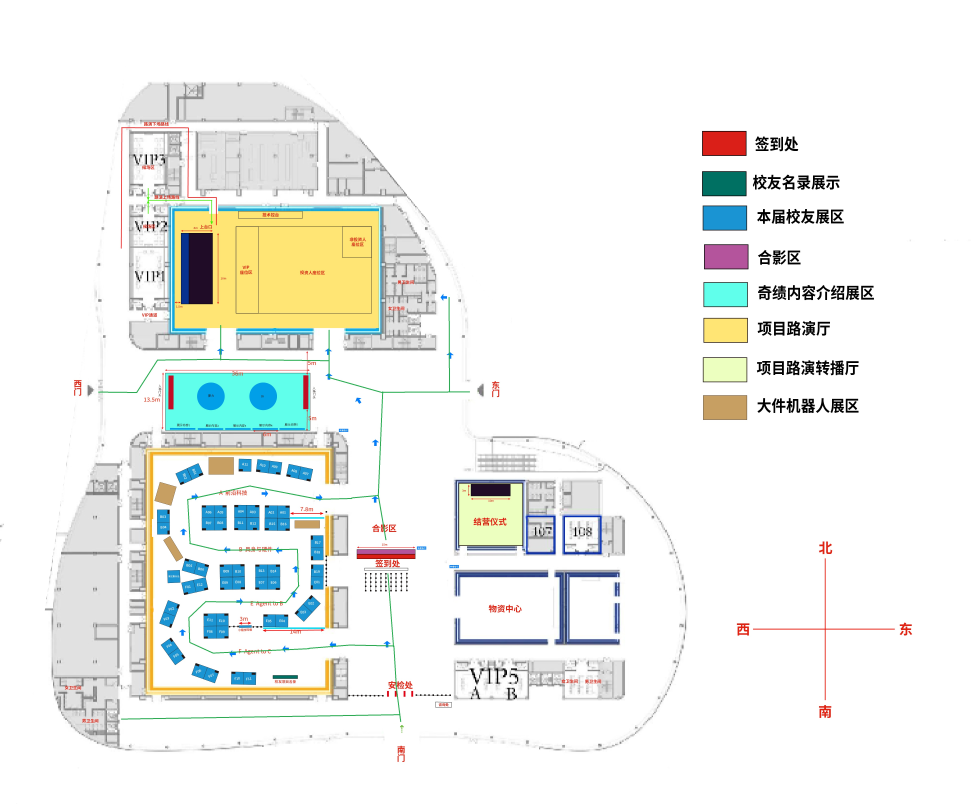
#> input picture 4dai-glasses-main/4dai-glasses-main/OCR/huichang_road.jpg, 4854 x 4020 px (shown at 1/5 size)
$ python build_huichang_walk_graph.py
#> lines starting #> are read from the running program, lines starting #| are printed output that depends on the picture; after the words box and inside, x2 and y2 are one past the last pixel; in counts of white or black regions, pixels touching at a corner belong together
#!/usr/bin/env python3
"""Build the conference walk graph from the green walkable-road overlay.

Input:
  OCR/huichang_road.jpg                         green walkable route markup
  android/ai-glasses-poc/.../huichang_app_nav_graph.json
  android/ai-glasses-poc/.../huichang_poi_resolver_app_ready.json

Output:
  Updated App nav graph/resolver with real skeleton-derived walk edges.
  OCR/_demo_out/huichang_road_network_preview.jpg

This script intentionally uses only Pillow + NumPy so it can run in the
current lightweight Windows Python environment without installing OpenCV.
"""
from __future__ import annotations

import argparse
import json
import math
from collections import deque
from dataclasses import dataclass
from pathlib import Path
from typing import Dict, Iterable, List, Sequence, Tuple

import numpy as np
from PIL import Image, ImageDraw, ImageFont

Point = Tuple[int, int]  # x, y
Lin = int


@dataclass
class Component:
    pixels: List[Lin]
    min_x: int
    min_y: int
    max_x: int
    max_y: int

    @property
    def width(self) -> int:
        return self.max_x - self.min_x + 1

    @property
    def height(self) -> int:
        return self.max_y - self.min_y + 1

    @property
    def area(self) -> int:
        return len(self.pixels)

    @property
    def density(self) -> float:
        return self.area / max(1, self.width * self.height)


@dataclass
class RoadNode:
    node_id: str
    x: float
    y: float
    node_type: str
    source: str


@dataclass
class RoadEdge:
    from_node_id: str
    to_node_id: str
    distance: float


def repo_root() -> Path:
    return Path(__file__).resolve().parents[2]


def neighbors8(y: int, x: int, height: int, width: int) -> Iterable[Tuple[int, int]]:
    for dy in (-1, 0, 1):
        for dx in (-1, 0, 1):
            if dy == 0 and dx == 0:
                continue
            ny = y + dy
            nx = x + dx
            if 0 <= ny < height and 0 <= nx < width:
                yield ny, nx


def binary_dilate(mask: np.ndarray, iterations: int = 1) -> np.ndarray:
    current = mask.astype(bool)
    for _ in range(iterations):
        padded = np.pad(current, 1, mode="constant", constant_values=False)
        out = np.zeros_like(current)
        for dy in range(3):
            for dx in range(3):
                out |= padded[dy : dy + current.shape[0], dx : dx + current.shape[1]]
        current = out
    return current


def binary_erode(mask: np.ndarray, iterations: int = 1) -> np.ndarray:
    current = mask.astype(bool)
    for _ in range(iterations):
        padded = np.pad(current, 1, mode="constant", constant_values=False)
        out = np.ones_like(current)
        for dy in range(3):
            for dx in range(3):
                out &= padded[dy : dy + current.shape[0], dx : dx + current.shape[1]]
        current = out
    return current


def connected_components(mask: np.ndarray) -> List[Component]:
    height, width = mask.shape
    ys, xs = np.nonzero(mask)
    remaining = set((ys.astype(np.int64) * width + xs.astype(np.int64)).tolist())
    components: List[Component] = []
    while remaining:
        start = remaining.pop()
        queue = deque([start])
        pixels = [start]
        min_x = max_x = start % width
        min_y = max_y = start // width
        while queue:
            lin = queue.popleft()
            y = lin // width
            x = lin % width
            for ny, nx in neighbors8(y, x, height, width):
                nlin = ny * width + nx
                if nlin not in remaining:
                    continue
                remaining.remove(nlin)
                queue.append(nlin)
                pixels.append(nlin)
                min_x = min(min_x, nx)
                max_x = max(max_x, nx)
                min_y = min(min_y, ny)
                max_y = max(max_y, ny)
        components.append(Component(pixels, min_x, min_y, max_x, max_y))
    return components


def filter_components(mask: np.ndarray, min_area: int = 40) -> Tuple[np.ndarray, List[Component], List[Component]]:
    kept = np.zeros_like(mask, dtype=bool)
    kept_components: List[Component] = []
    removed_components: List[Component] = []
    for component in connected_components(mask):
        # Drop tiny JPEG speckles and small filled green labels/icons that are not walk paths.
        small_filled_label = (
            component.area >= min_area
            and component.width < 180
            and component.height < 90
            and component.density > 0.35
        )
        if component.area < min_area or small_filled_label:
            removed_components.append(component)
            continue
        for lin in component.pixels:
            kept.flat[lin] = True
        kept_components.append(component)
    return kept, kept_components, removed_components


def extract_green_walk_mask(image: Image.Image) -> Tuple[np.ndarray, Dict[str, int]]:
    rgb = np.asarray(image.convert("RGB"))
    red = rgb[:, :, 0].astype(np.int16)
    green = rgb[:, :, 1].astype(np.int16)
    blue = rgb[:, :, 2].astype(np.int16)
    height, width = green.shape
    yy, xx = np.indices((height, width))

    # The walkable roads are manually drawn in saturated dark green. The right-side legend
    # and cyan exhibition regions are excluded by color and map ROI constraints.
    mask = (
        (green > 70)
        & (green > red + 35)
        & (green > blue + 18)
        & (red < 135)
        & (blue < 175)
        & (xx < 2550)
        & (yy > 450)
        & (yy < 3975)
    )
    raw_pixels = int(mask.sum())
    mask = binary_dilate(mask, iterations=1)
    mask = binary_erode(mask, iterations=1)
    mask, kept, removed = filter_components(mask, min_area=45)
    return mask, {
        "raw_pixels": raw_pixels,
        "filtered_pixels": int(mask.sum()),
        "kept_components": len(kept),
        "removed_components": len(removed),
    }


def zhang_suen_thinning(mask: np.ndarray) -> np.ndarray:
    if not mask.any():
        return mask.copy()
    ys, xs = np.nonzero(mask)
    min_y = max(0, int(ys.min()) - 2)
    max_y = min(mask.shape[0], int(ys.max()) + 3)
    min_x = max(0, int(xs.min()) - 2)
    max_x = min(mask.shape[1], int(xs.max()) + 3)
    work = mask[min_y:max_y, min_x:max_x].copy().astype(np.uint8)

    changed = True
    while changed:
        changed = False
        for step in (0, 1):
            padded = np.pad(work, 1, mode="constant", constant_values=0)
            p2 = padded[0:-2, 1:-1]
            p3 = padded[0:-2, 2:]
            p4 = padded[1:-1, 2:]
            p5 = padded[2:, 2:]
            p6 = padded[2:, 1:-1]
            p7 = padded[2:, 0:-2]
            p8 = padded[1:-1, 0:-2]
            p9 = padded[0:-2, 0:-2]
            neighbors = p2 + p3 + p4 + p5 + p6 + p7 + p8 + p9
            sequence = [p2, p3, p4, p5, p6, p7, p8, p9, p2]
            transitions = np.zeros_like(work)
            for a, b in zip(sequence, sequence[1:]):
                transitions += ((a == 0) & (b == 1)).astype(np.uint8)
            if step == 0:
                marker = (
                    (work == 1)
                    & (neighbors >= 2)
                    & (neighbors <= 6)
                    & (transitions == 1)
                    & ~((p2 == 1) & (p4 == 1) & (p6 == 1))
                    & ~((p4 == 1) & (p6 == 1) & (p8 == 1))
                )
            else:
                marker = (
                    (work == 1)
                    & (neighbors >= 2)
                    & (neighbors <= 6)
                    & (transitions == 1)
                    & ~((p2 == 1) & (p4 == 1) & (p8 == 1))
                    & ~((p2 == 1) & (p6 == 1) & (p8 == 1))
                )
            if marker.any():
                work[marker] = 0
                changed = True
    out = np.zeros_like(mask, dtype=bool)
    out[min_y:max_y, min_x:max_x] = work.astype(bool)
    return out


def neighbor_count(mask: np.ndarray) -> np.ndarray:
    padded = np.pad(mask.astype(np.uint8), 1, mode="constant", constant_values=0)
    count = np.zeros_like(mask, dtype=np.uint8)
    for dy in range(3):
        for dx in range(3):
            if dy == 1 and dx == 1:
                continue
            count += padded[dy : dy + mask.shape[0], dx : dx + mask.shape[1]]
    return count


def skeleton_neighbors(lin: Lin, skeleton: np.ndarray) -> List[Lin]:
    height, width = skeleton.shape
    y = lin // width
    x = lin % width
    out: List[Lin] = []
    for ny, nx in neighbors8(y, x, height, width):
        if skeleton[ny, nx]:
            out.append(ny * width + nx)
    return out


def prune_short_spurs(skeleton: np.ndarray, max_spur_length: int = 28) -> np.ndarray:
    work = skeleton.copy()
    height, width = work.shape
    while True:
        degree = neighbor_count(work)
        endpoints = np.flatnonzero(work & (degree == 1))
        to_remove: set[Lin] = set()
        for endpoint in endpoints:
            path = [int(endpoint)]
            previous = -1
            current = int(endpoint)
            while True:
                neighbors = [n for n in skeleton_neighbors(current, work) if n != previous]
                if not neighbors:
                    break
                nxt = neighbors[0]
                previous = current
                current = nxt
                if degree.flat[current] != 2:
                    break
                path.append(current)
                if len(path) > max_spur_length:
                    break
            if len(path) <= max_spur_length and degree.flat[current] >= 3:
                to_remove.update(path)
        if not to_remove:
            return work
        for lin in to_remove:
            work.flat[lin] = False


# [131 lines left out: functions nearest_skeleton_points, cluster_node_pixels, trace_skeleton_edges, perpendicular_distance, rdp_indices, simplify_path, not called in this run]


def euclidean(a: RoadNode, b: RoadNode) -> float:
    return math.hypot(a.x - b.x, a.y - b.y)


# [142 lines left out: functions build_road_graph, graph_components, route_reachability, not called in this run]


def is_generated_road_node(node: dict) -> bool:
    return str(node.get("node_id", "")).startswith("road_") or node.get("source") == "huichang_road_skeleton"


def annotation_nodes(graph: dict) -> List[dict]:
    return [node for node in graph.get("nodes", []) if not is_generated_road_node(node)]


# [127 lines left out: functions update_assets, draw_preview, not called in this run]


def main() -> None:
    parser = argparse.ArgumentParser()
    root = repo_root()
    parser.add_argument("--road-image", type=Path, default=root / "OCR" / "huichang_road.jpg")
    parser.add_argument("--base-image", type=Path, default=root / "android" / "ai-glasses-poc" / "app" / "src" / "main" / "assets" / "mapping" / "conference" / "huichang.jpg")
    parser.add_argument("--graph", type=Path, default=root / "android" / "ai-glasses-poc" / "app" / "src" / "main" / "assets" / "mapping" / "conference" / "huichang_app_nav_graph.json")
    parser.add_argument("--resolver", type=Path, default=root / "android" / "ai-glasses-poc" / "app" / "src" / "main" / "assets" / "mapping" / "conference" / "huichang_poi_resolver_app_ready.json")
    parser.add_argument("--preview", type=Path, default=root / "OCR" / "_demo_out" / "huichang_road_network_preview.jpg")
    args = parser.parse_args()

    road_image = Image.open(args.road_image)
#> road_image is the input picture: PIL image 4854x4020 RGB; mean R, G, B 239.5, 241.5, 238
    mask, extraction_stats = extract_green_walk_mask(road_image)
#> in extract_green_walk_mask, `mask = ( (green > 70) & (green > red + 35) & (green > blue + 18) & (re..`:
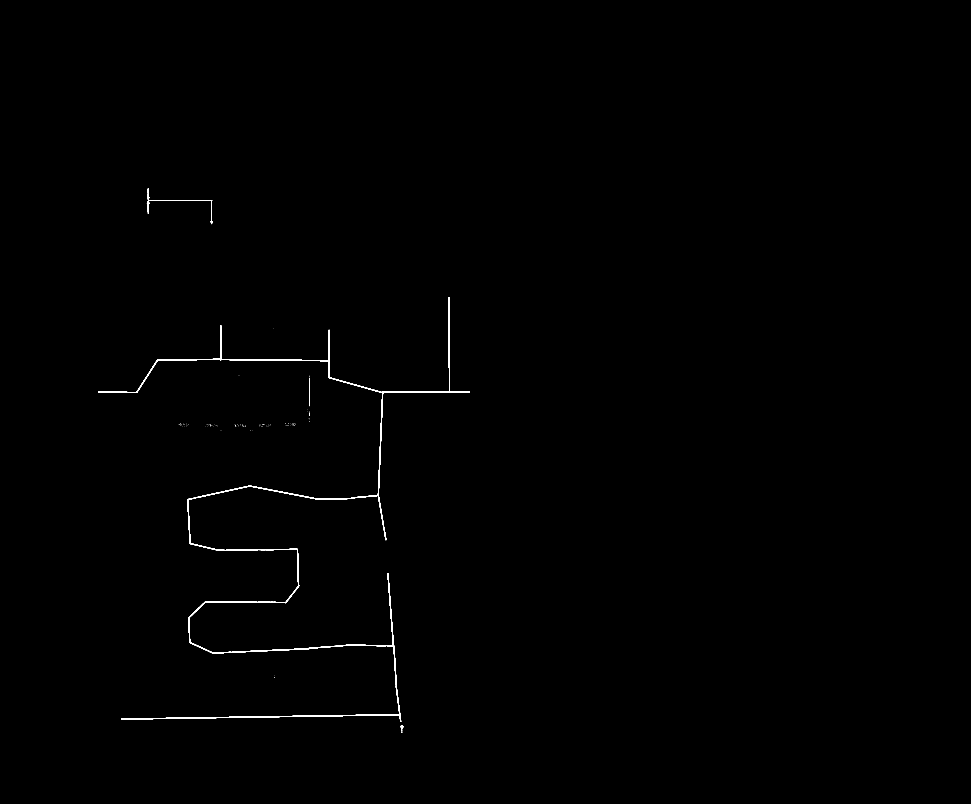
#> mask: shape (4020, 4854) bool (shown at 1/5 size); 0.25% white; 106 white regions (102 under 20 px), largest, box (x1, y1, x2, y2) and area: (491, 1485, 2350, 3610) 46581, (734, 941, 1065, 1121) 1940, (2000, 3626, 2019, 3648) 147, (1549, 1889, 1550, 2031) 142
#> in extract_green_walk_mask, `raw_pixels = int(mask.sum())`: raw_pixels = 49037
#> after the loop in binary_dilate, `for _ in range(iterations):`:
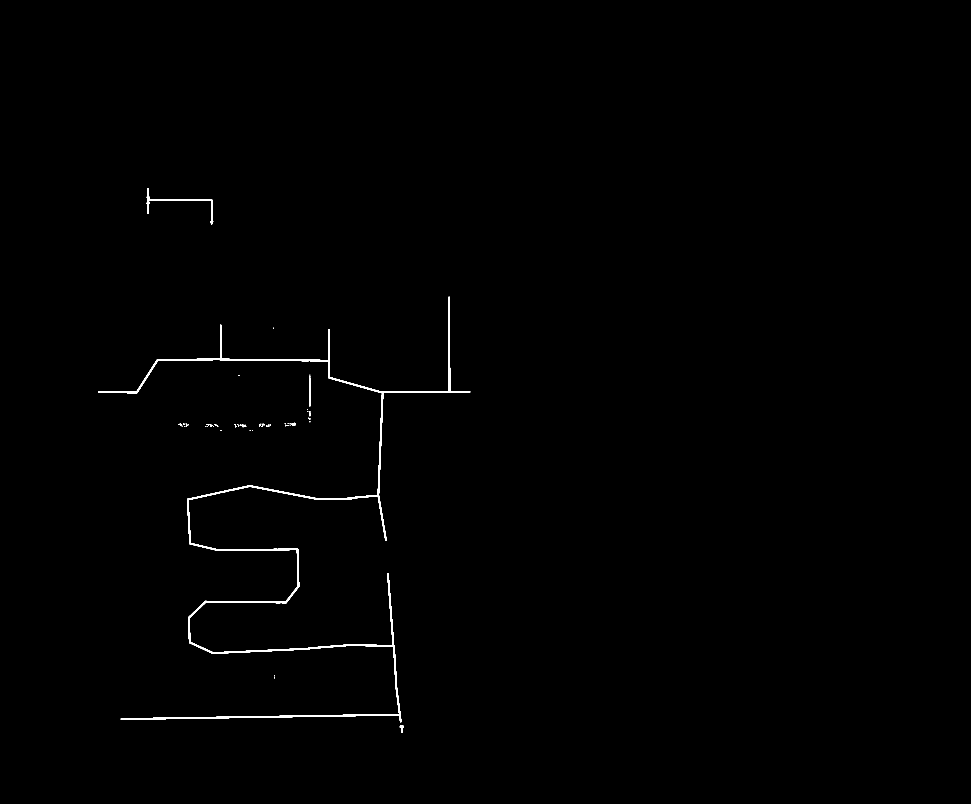
#> current: shape (4020, 4854) bool (shown at 1/5 size); 0.37% white; 88 white regions (67 under 20 px), largest, box (x1, y1, x2, y2) and area: (490, 1484, 2351, 3611) 66832, (733, 940, 1066, 1122) 3169, (1548, 1888, 1551, 2032) 432
#> the loop in binary_erode, `for _ in range(iterations):` made 1 pass
#> pass 1, in binary_erode, `padded = np.pad(current, 1, mode="constant", constant_values=False)`:
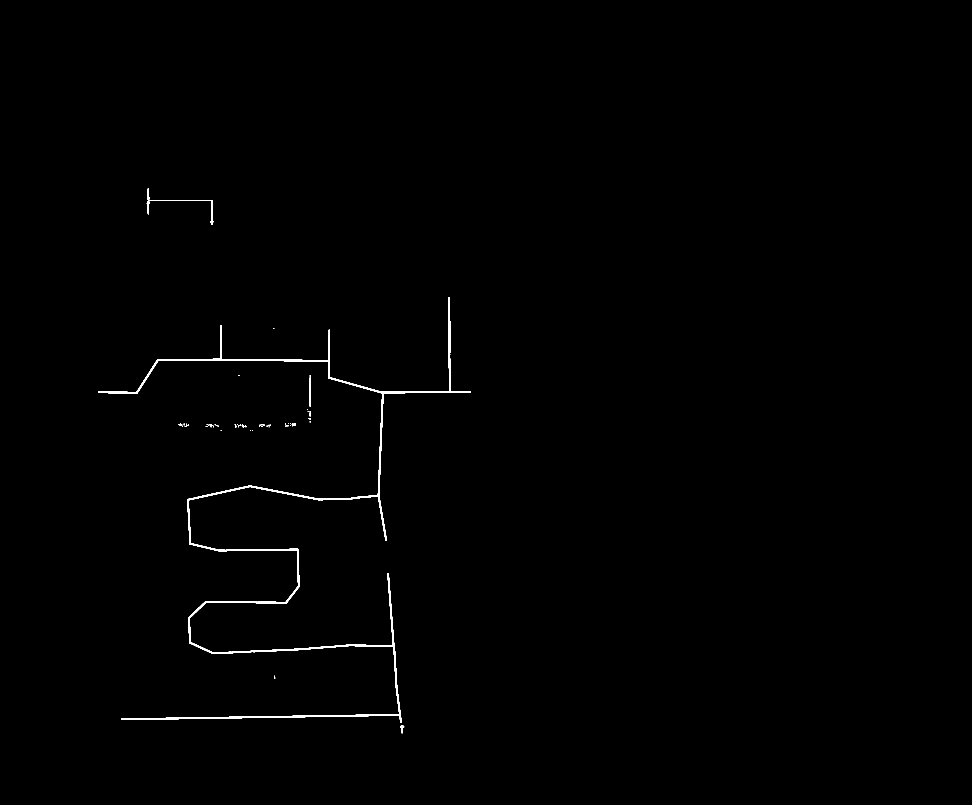
#> padded: shape (4022, 4856) bool (shown at 1/5 size); 0.37% white; 88 white regions (67 under 20 px), largest, box (x1, y1, x2, y2) and area: (491, 1485, 2352, 3612) 66832, (734, 941, 1067, 1123) 3169, (1549, 1889, 1552, 2033) 432
#> in connected_components, `height, width = mask.shape`: height = 4020; width = 4854
#> in connected_components, `remaining = set((ys.astype(np.int64) * width + xs.astype(np.int64)).to..`: remaining = 49121 items
#> the loop in filter_components, `for component in connected_components(mask):` made 95 passes
#> small_filled_label on passes 1 to 8: False, False, False, False, False, False, False, False
#> after the loop in filter_components, `for component in connected_components(mask):`: kept_components = 3 items; removed_components = 92 items
#> in extract_green_walk_mask, `mask, kept, removed = filter_components(mask, min_area=45)`: kept = 3 items; removed = 92 items
#> extraction_stats = {'raw_pixels': 49037, 'filtered_pixels': 48719, 'kept_components': 3, 'removed_components': 92}
    skeleton = zhang_suen_thinning(mask)
#> in zhang_suen_thinning, `min_y = max(0, int(ys.min()) - 2)`: min_y = 939
#> in zhang_suen_thinning, `max_y = min(mask.shape[0], int(ys.max()) + 3)`: max_y = 3612
#> in zhang_suen_thinning, `min_x = max(0, int(xs.min()) - 2)`: min_x = 489
#> in zhang_suen_thinning, `max_x = min(mask.shape[1], int(xs.max()) + 3)`: max_x = 2352
#> after the loop in zhang_suen_thinning, `while changed:`:
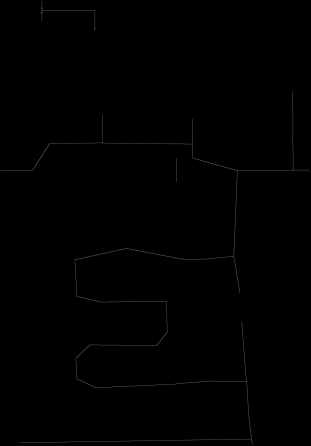
#> transitions: shape (2673, 1863) (shown at 1/6 size); min 0, max 4, mean 0.00869; drawn with min black and max white
#> after the loop in zhang_suen_thinning, `while changed:`:
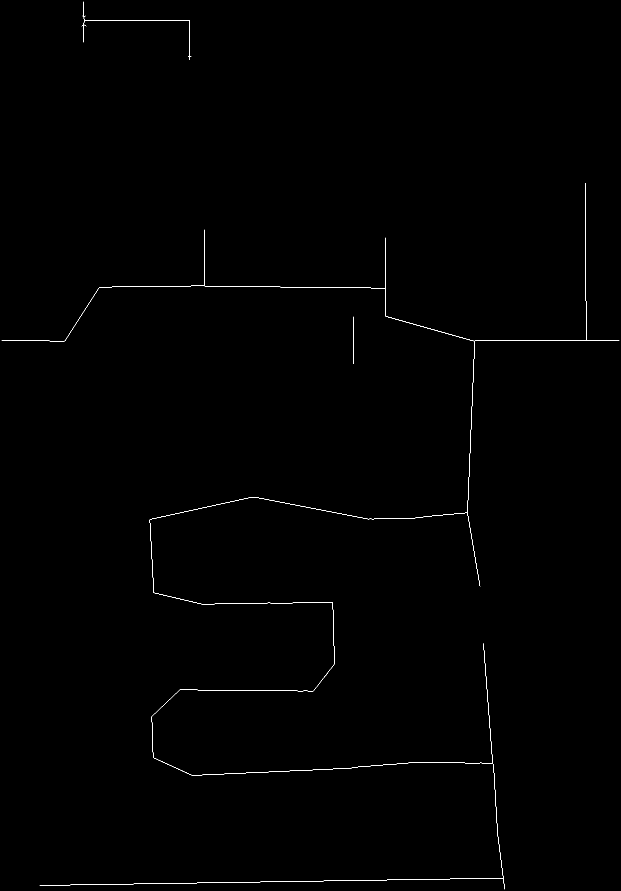
#> work: shape (2673, 1863) (shown at 1/3 size); values 0 (black) and 1 (white), 0.2% white in thin lines or dots
    skeleton = prune_short_spurs(skeleton)
#> the loop in prune_short_spurs, `while True:` made 2 passes
#> pass 1, in neighbor_count, `padded = np.pad(mask.astype(np.uint8), 1, mode="constant", constant_va..`:
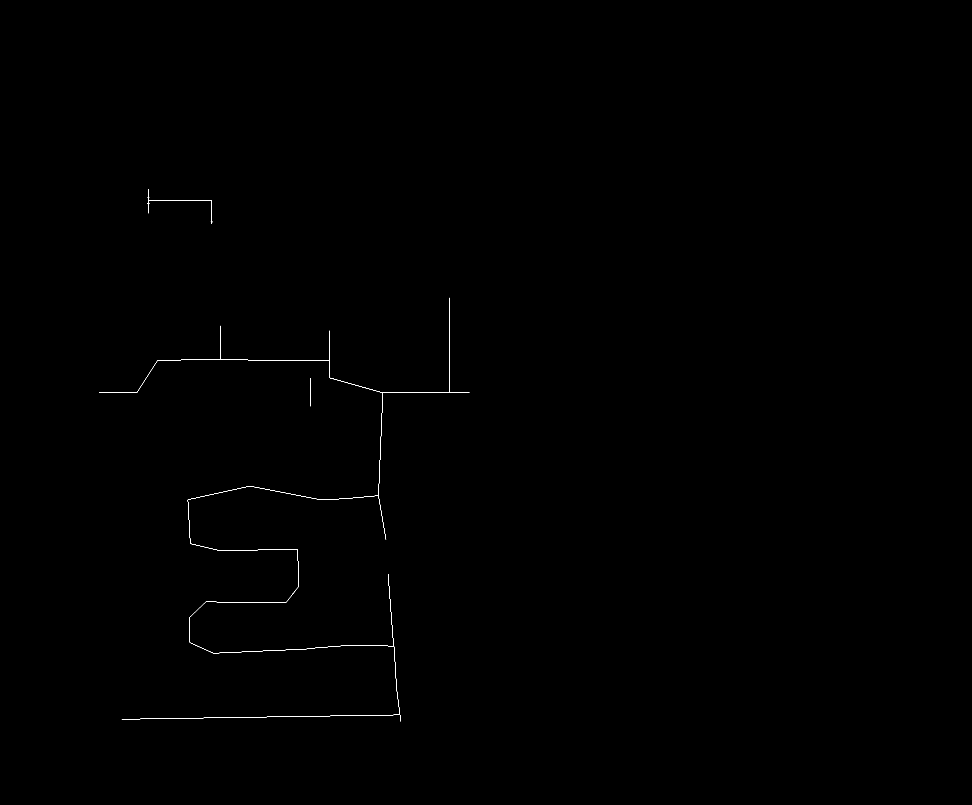
#> padded: shape (4022, 4856) (shown at 1/5 size); values 0 (black) and 1 (white), 0.05% white in thin lines or dots, all inside (x1, y1, x2, y2) = (495, 945, 2348, 3608)
    extraction_stats["skeleton_pixels"] = int(skeleton.sum())

#> (the run stopped early here; a loop or call above may not have finished)
